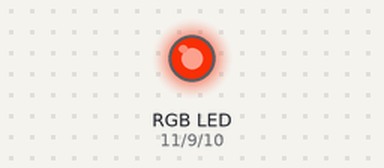
The sketch below on a simulated Arduino Uno, built with avr-gcc and run on an emulated ATmega328P. Parts: an RGB LED mixed from three pins (HIGH = lit). Dim RGB values are drawn brighter than linear; random numbers use the default seed unless the sketch sets one.

Above: at 0.1 s.
At 5.1 s:
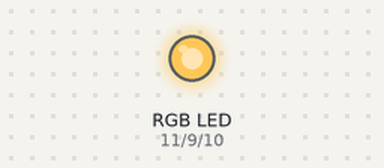
At 9.6 s:
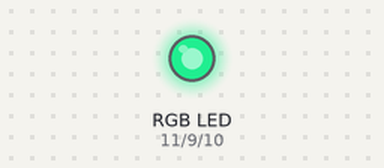
At 19.6 s:
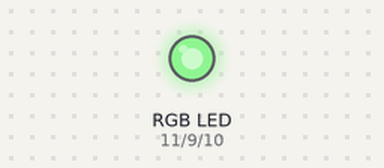
At 29.1 s:
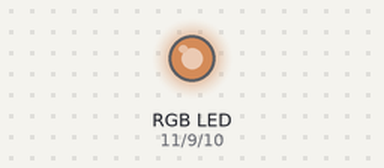
At 39.1 s:
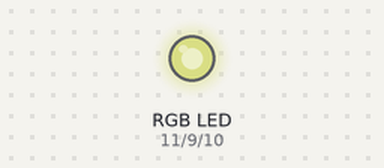
Timing chart, 0 to 40.0 s (numbered marks = the images above):
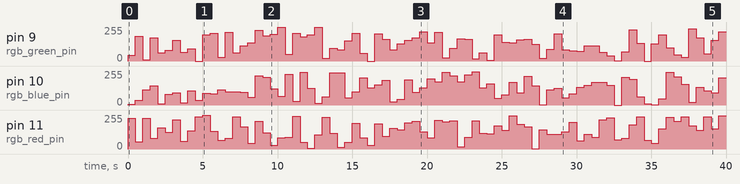

Measured:
- by itself, pin 9 (rgb_green_pin): 0/255 → 44/255 at 0.00 s, → 185/255 0.50 s later, → 8/255 0.50 s later, → 176/255 0.50 s later, … (79 changes in this stretch)
- by itself, pin 10 (rgb_blue_pin): 0/255 → 6/255 at 0.00 s, → 35/255 0.50 s later, → 114/255 0.50 s later, → 145/255 0.50 s later, … (80 changes in this stretch)

The sketch:

rgb-rnd.ino
```cpp
int delay_time = 500;
int rgb_red_pin = 11;
int rgb_blue_pin = 10;
int rgb_green_pin = 9;

int red_val = 0;
int green_val = 0;
int blue_val = 0;

void setup() {
  // put your setup code here, to run once:
  pinMode(rgb_red_pin, OUTPUT);
  pinMode(rgb_blue_pin, OUTPUT);
  pinMode(rgb_green_pin, OUTPUT);
}

void loop() {
    // RGB light random color
  red_val = rand() % 255;
  green_val = rand() % 255;
  blue_val = rand() % 255;
  // RGB light on
  analogWrite(rgb_red_pin, red_val);
  analogWrite(rgb_green_pin, green_val);
  analogWrite(rgb_blue_pin, blue_val);

  delay(delay_time);
}
```
